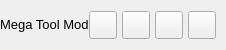
           <widget class="QFrame" name="contentTopBg">
            <property name="minimumSize">
             <size>
              <width>0</width>
              <height>50</height>
             </size>
            </property>
            <property name="maximumSize">
             <size>
              <width>16777215</width>
              <height>50</height>
             </size>
            </property>
            <property name="frameShape">
             <enum>QFrame::NoFrame</enum>
            </property>
            <property name="frameShadow">
             <enum>QFrame::Raised</enum>
            </property>
            <layout class="QHBoxLayout" name="horizontalLayout">
             <property name="spacing">
              <number>0</number>
             </property>
             <property name="leftMargin">
              <number>0</number>
             </property>
             <property name="topMargin">
              <number>0</number>
             </property>
             <property name="rightMargin">
              <number>10</number>
             </property>
             <property name="bottomMargin">
              <number>0</number>
             </property>
             <item>
              <widget class="QFrame" name="leftBox">
               <property name="sizePolicy">
                <sizepolicy hsizetype="Expanding" vsizetype="Preferred">
                 <horstretch>0</horstretch>
                 <verstretch>0</verstretch>
                </sizepolicy>
               </property>
               <property name="frameShape">
                <enum>QFrame::NoFrame</enum>
               </property>
               <property name="frameShadow">
                <enum>QFrame::Raised</enum>
               </property>
               <layout class="QHBoxLayout" name="horizontalLayout_3">
                <property name="spacing">
                 <number>0</number>
                </property>
                <property name="leftMargin">
                 <number>0</number>
                </property>
                <property name="topMargin">
                 <number>0</number>
                </property>
                <property name="rightMargin">
                 <number>0</number>
                </property>
                <property name="bottomMargin">
                 <number>0</number>
                </property>
                <item>
                 <widget class="QLabel" name="titleRightInfo">
                  <property name="sizePolicy">
                   <sizepolicy hsizetype="Preferred" vsizetype="Expanding">
                    <horstretch>0</horstretch>
                    <verstretch>0</verstretch>
                   </sizepolicy>
                  </property>
                  <property name="maximumSize">
                   <size>
                    <width>16777215</width>
                    <height>45</height>
                   </size>
                  </property>
                  <property name="font">
                   <font>
                    <family>Segoe UI</family>
                    <pointsize>10</pointsize>
                    <weight>50</weight>
                    <italic>false</italic>
                    <bold>false</bold>
                   </font>
                  </property>
                  <property name="text">
                   <string>Mega Tool Mod</string>
                  </property>
                  <property name="alignment">
                   <set>Qt::AlignLeading|Qt::AlignLeft|Qt::AlignVCenter</set>
                  </property>
                 </widget>
                </item>
               </layout>
              </widget>
             </item>
             <item alignment="Qt::AlignRight">
              <widget class="QFrame" name="rightButtons">
               <property name="minimumSize">
                <size>
                 <width>0</width>
                 <height>28</height>
                </size>
               </property>
               <property name="frameShape">
                <enum>QFrame::NoFrame</enum>
               </property>
               <property name="frameShadow">
                <enum>QFrame::Raised</enum>
               </property>
               <layout class="QHBoxLayout" name="horizontalLayout_2">
                <property name="spacing">
                 <number>5</number>
                </property>
                <property name="leftMargin">
                 <number>0</number>
                </property>
                <property name="topMargin">
                 <number>0</number>
                </property>
                <property name="rightMargin">
                 <number>0</number>
                </property>
                <property name="bottomMargin">
                 <number>0</number>
                </property>
                <item>
                 <widget class="QPushButton" name="settingsTopBtn">
                  <property name="minimumSize">
                   <size>
                    <width>28</width>
                    <height>28</height>
                   </size>
                  </property>
                  <property name="maximumSize">
                   <size>
                    <width>28</width>
                    <height>28</height>
                   </size>
                  </property>
                  <property name="cursor">
                   <cursorShape>PointingHandCursor</cursorShape>
                  </property>
                  <property name="toolTip">
                   <string>Settings</string>
                  </property>
                  <property name="text">
                   <string/>
                  </property>
                  <property name="icon">
                   <iconset resource="resources.qrc">
                    <normaloff>:/icons/images/icons/icon_settings.png</normaloff>:/icons/images/icons/icon_settings.png</iconset>
                  </property>
                  <property name="iconSize">
                   <size>
                    <width>20</width>
                    <height>20</height>
                   </size>
                  </property>
                 </widget>
                </item>
                <item>
                 <widget class="QPushButton" name="minimizeAppBtn">
                  <property name="minimumSize">
                   <size>
                    <width>28</width>
                    <height>28</height>
                   </size>
                  </property>
                  <property name="maximumSize">
                   <size>
                    <width>28</width>
                    <height>28</height>
                   </size>
                  </property>
                  <property name="cursor">
                   <cursorShape>PointingHandCursor</cursorShape>
                  </property>
                  <property name="toolTip">
                   <string>Minimize</string>
                  </property>
                  <property name="text">
                   <string/>
                  </property>
                  <property name="icon">
                   <iconset resource="resources.qrc">
                    <normaloff>:/icons/images/icons/icon_minimize.png</normaloff>:/icons/images/icons/icon_minimize.png</iconset>
                  </property>
                  <property name="iconSize">
                   <size>
                    <width>20</width>
                    <height>20</height>
                   </size>
                  </property>
                 </widget>
                </item>
                <item>
                 <widget class="QPushButton" name="maximizeRestoreAppBtn">
                  <property name="minimumSize">
                   <size>
                    <width>28</width>
                    <height>28</height>
                   </size>
                  </property>
                  <property name="maximumSize">
                   <size>
                    <width>28</width>
                    <height>28</height>
                   </size>
                  </property>
                  <property name="font">
                   <font>
                    <family>Segoe UI</family>
                    <pointsize>10</pointsize>
                    <weight>50</weight>
                    <italic>false</italic>
                    <bold>false</bold>
                    <stylestrategy>PreferDefault</stylestrategy>
                   </font>
                  </property>
                  <property name="cursor">
                   <cursorShape>PointingHandCursor</cursorShape>
                  </property>
                  <property name="toolTip">
                   <string>Maximize</string>
                  </property>
                  <property name="text">
                   <string/>
                  </property>
                  <property name="icon">
                   <iconset resource="resources.qrc">
                    <normaloff>:/icons/images/icons/icon_maximize.png</normaloff>:/icons/images/icons/icon_maximize.png</iconset>
                  </property>
                  <property name="iconSize">
                   <size>
                    <width>20</width>
                    <height>20</height>
                   </size>
                  </property>
                 </widget>
                </item>
                <item>
                 <widget class="QPushButton" name="closeAppBtn">
                  <property name="minimumSize">
                   <size>
                    <width>28</width>
                    <height>28</height>
                   </size>
                  </property>
                  <property name="maximumSize">
                   <size>
                    <width>28</width>
                    <height>28</height>
                   </size>
                  </property>
                  <property name="cursor">
                   <cursorShape>PointingHandCursor</cursorShape>
                  </property>
                  <property name="toolTip">
                   <string>Close</string>
                  </property>
                  <property name="text">
                   <string/>
                  </property>
                  <property name="icon">
                   <iconset resource="resources.qrc">
                    <normaloff>:/icons/images/icons/icon_close.png</normaloff>:/icons/images/icons/icon_close.png</iconset>
                  </property>
                  <property name="iconSize">
                   <size>
                    <width>20</width>
                    <height>20</height>
                   </size>
                  </property>
                 </widget>
                </item>
               </layout>
              </widget>
             </item>
            </layout>
           </widget>
